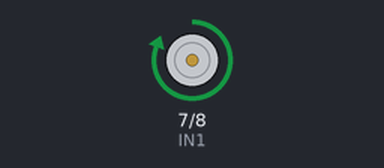
This sketch was run on a simulated Arduino Uno, built with avr-gcc and run on an emulated ATmega328P. On the bench: motor-driver pin pairs drawn as motors (green arrow = first pin HIGH = forward, orange = second pin HIGH = backward, longer = more drive).

Above: at 0.5 s.
At 2.07 s:
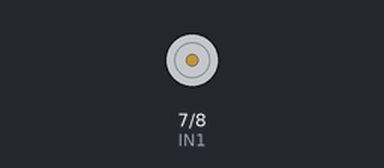
At 3.6 s:
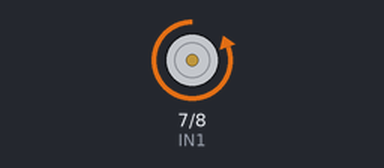
Timing chart, 0 to 4.8 s (numbered marks = the images above):
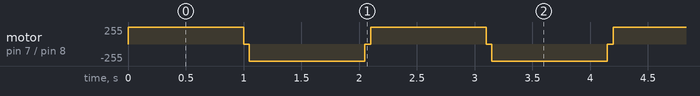

Measured:
- by itself, motor on pin 7 (IN1) / pin 8 (IN2): repeats every 2.1 s: stopped 0.05 s, backward 255/255 1.0 s, stopped 0.05 s, forward 255/255 1.0 s

The sketch:

dir-parada-corta.ino
```cpp
// Fallo (lección 9): paradas de solo 50 ms antes de invertir.
const int IN1 = 7;
const int IN2 = 8;

void setup() {
  pinMode(IN1, OUTPUT);
  pinMode(IN2, OUTPUT);
}

void fase(int a, int b, int ms) {
  digitalWrite(IN1, a);
  digitalWrite(IN2, b);
  delay(ms);
}

void loop() {
  fase(HIGH, LOW, 1000);
  fase(LOW, LOW, 50);
  fase(LOW, HIGH, 1000);
  fase(LOW, LOW, 50);
}
```
